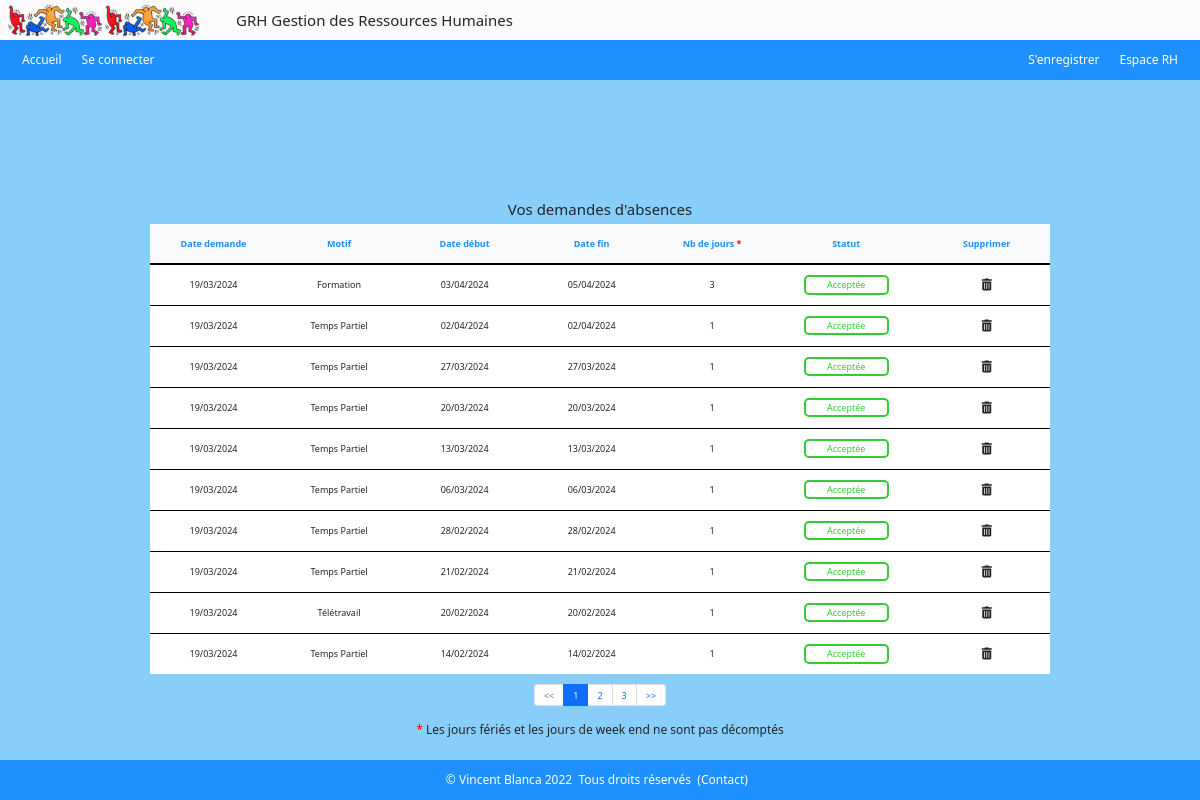
Screenshot of /index.php?action=consultDemAbs (signed in) with the database file from the repository.
### tables this page shows
CREATE TABLE IF NOT EXISTS `demande_absence` (
  `demabsid` int NOT NULL AUTO_INCREMENT,
  `date_dem` date NOT NULL,
  `date_deb` date NOT NULL,
  `date_fin` date NOT NULL,
  `annee` year NOT NULL,
  `nb_j` int NOT NULL,
  `etat` varchar(50) NOT NULL,
  `empid` int UNSIGNED NOT NULL,
  `typeid` int NOT NULL,
  PRIMARY KEY (`demabsid`),
  KEY `empid` (`empid`),
  KEY `typeid` (`typeid`)
);

CREATE TABLE IF NOT EXISTS `type_conge` (
  `id` int NOT NULL AUTO_INCREMENT,
  `libelle` varchar(50) NOT NULL,
  PRIMARY KEY (`id`)
);

### controlers/controler_consult_dem_abs.php (called while the page is built, shortened)
<?php
require ('./models/model_consult_dem_abs.php');
function consultDemAbs()
{
    $id = $_SESSION['id'];
    $req_dem_abs = getDemAbsUser($id);
    $dem_abs = $req_dem_abs->fetchAll(PDO::FETCH_ASSOC);
    if(isset($_GET['page']) && !empty($_GET['page'])) {
        $page = $_GET['page'];
    } else {
        $page = 1;
    }
    $nbLignesPage = 10;
    $nbLignes     = count($dem_abs);
    $mapage = new Pagination($page);
    $mapage->setNbPages($nbLignesPage, $nbLignes);
    $mapage->setRecords($nbLignes);
    $mapage->setNbLignesPages($nbLignesPage);
    require('./views/view_consult_dem_abs.php');
}

### models/model_consult_dem_abs.php (called while the page is built, shortened)
<?php
function getDemAbsUser($id)
{
    $bdd = $GLOBALS['bdd'];
    $req_dem_abs = $bdd->prepare("SELECT * FROM demande_absence da, type_conge tc WHERE empid =:empid AND da.typeid = tc.id ORDER BY da.date_deb DESC");
    $req_dem_abs->execute(
        [
            'empid' => $id,
        ]
    );
    return $req_dem_abs;
}

### classes/pagination.class.php (called while the page is built, shortened)
<?php
class Pagination
{
    public $nbpages;
    public $nblignespages;
    public $page;
    public function __construct(int $page)
    {
        $this->page = $page;
    }
    public function getPage() : int
    {
        return $this->page;
    }
    public function getNbPages() : int
    {
        return $this->nbpages;
    }
    public function setRecords(int $nbrecords)
    {
        $this->nbrecords = $nbrecords;
    }
    public function setNbLignesPages(int $nblignespages)
    {
        $this->nblignespages = $nblignespages;
    }
    public function setNbPages(int $nblignespages, int $nbrecords)
    {
        $this->nbpages = ceil($nbrecords / $nblignespages);
    }
    public function nextPage() : Pagination
    {
        $page = $this->page + 1;
        $nbpages = $this->nbpages;
        $next_page = new Pagination($page);
        return $next_page;
    }
    public function previousPage() : Pagination
    {
        $page = $this->page - 1;
        if ($page < 1) {
            $page = 1;
        }
        $next_page = new Pagination($page);
        return $next_page;
    }
    public function firstLine() : int
    {
        $firstLine = ($this->page - 1) * $this->nblignespages;
        return $firstLine;
    }
    public function lastLine() : int
    {
        $lastLine = ($this->page * $this->nblignespages) - 1;
        return $lastLine;
    }
}

### includes/inc_functions.php (called while the page is built, shortened)
<?php
function inverseDate($date)
{
    $tab = list($annee, $mois, $jour) = explode("-", $date);
    $date_inverse = $jour . "-" . $mois . "-" . $annee;
    return $date_inverse;
}
function formatDate($date) {
    $tab = list($jour, $mois, $annee) = explode("-", $date);
    $date_format = $jour . "/" . $mois . "/" . $annee;
    return $date_format;
}

### views/view_consult_dem_abs.php (the view, shortened to what this page needs)
<?php
require ('./includes/header.php');
?>
<div class="register">
    <h5>Vos demandes d'absences</h5>
        <table class="tableau">
            <thead>
                <tr>
                    <th>Date demande</th>
                    <th>Motif</th>
                    <th>Date début</th>
                    <th>Date fin</th>
                    <th>Nb de jours&nbsp;<span>*</span></th>
                    <th>Statut</th>
                    <th>Supprimer</th>
                </tr>
            </thead>
            <tbody>
                <?php if($dem_abs) :
                    for ($i=$mapage->firstLine(); $i <= $mapage->lastLine(); $i++) : ?>
                        <tr>
                            <td><?= formatDate(inverseDAte($dem_abs[$i]['date_dem'])) ?></td>
                            <td><?= $dem_abs[$i]['libelle'] ?></td>
                            <td><?= formatDate(inverseDAte($dem_abs[$i]['date_deb'])) ?></td>
                            <td><?= formatDate(inverseDAte($dem_abs[$i]['date_fin'])) ?></td>
                            <td><?= $dem_abs[$i]['nb_j'] ?></td>
                            <td><span class="<?= ($dem_abs[$i]['etat'] == 'En attente') ? 'attente' : (($dem_abs[$i]['etat'] == 'Acceptée' ? 'acceptee' : 'refusee')) ?>" ><?= $dem_abs[$i]['etat'] ?></span></td>
                            <form action="index.php?action=consultDemAbs" method="post">
                                <td><button type="submit" name="submit" class="btn btn-edit"><i class="fa fa-trash"></i></button></td>
                            </form>
                        </tr>
                    <?php
                    endfor;
                else : ?>
                    <tr><td colspan='7' style="color: white; background-color: dodgerblue; height: 40px;">Aucune demande à ce jour</td></tr>
                <?php
                endif;
                ?>
            </tbody>
        </table>
        <div class="pageform">
            <ul class="pagination">
                <li class="page-item <?= ($mapage->getPage() == 1) ? "disabled" : "" ?>">
                    <a href="index.php?action=consultDemAbs&page=<?= $mapage->previousPage()->getPage() ?>" class="page-link"><<</a>
                </li>
                <?php for ($i = 1; $i <= $mapage->getNbPages(); $i++) : ?>
                    <li class="page-item <?= ($mapage->getPage() == $i) ? "active" : "" ?>">
                        <a href="index.php?action=consultDemAbs&page=<?= $i ?>" class="page-link"><?= $i ?></a>
                    </li>
                <?php endfor; ?>
                <li class="page-item <?= ($mapage->getPage() == $mapage->getNbPages()) ? "disabled" : "" ?>">
                    <a href="index.php?action=consultDemAbs&page=<?= $mapage->nextPage()->getPage() ?>" class="page-link">>></a>
                </li>
            </ul>
        </div>
    <h6 class="champs"><span>*</span>&nbsp;Les jours fériés et les jours de week end ne sont pas décomptés</h6>
</div>
<?php
 require('./includes/footer.php');
?>

### css/monstyle.css (style rules this page uses)
html, body { margin:0; padding:0; height:100%; }
body { background-color: #fcfafb; }
.register { height: calc(100% - 240px); background-color: #fcfafb; }
.register { display: flex; padding-top: 50px; align-items: center; flex-direction: column; }
span { color : red; }
.register>.tableau { width: calc(100% - 900px); background-color: white; }
tbody { text-align: center; }
.tableau>thead { color: dodgerblue; text-align: center; }
.tableau>thead>tr { background-color: #f8f9fa; border-bottom : 2px solid black; height: 40px; }
.tableau>tbody>tr { height: 41px; border-bottom: 1px solid black; }
.tableau>tbody>tr:last-child { border-bottom: none; }
.tableau>tbody>tr>td { width: 340px; }
.btn { background-color: unset; }
.pageform { margin-top: 10px; }
span.attente,span.acceptee, span.refusee { border-radius: 5px 5px; padding: 1px; text-align: center; display: inline-block; width: 85px; }
span.acceptee { border: 2px solid limegreen; color: limegreen; }
h6.champs { margin-top: 5px; }

### css/laptop.css (style rules this page uses)
html, body, div.register, div.registration, div.civilite { font-size: 0.75rem; }
div.register { height: calc(100% - 120px); background-color:lightskyblue; }
h6.champs, h6.lien_form { margin-top: 5px; }
div.register>.tableau { width: 900px; }

### rows the page displays
demande_absence: date_dem "19/03/2024", typeid.libelle "Formation", date_deb "03/04/2024", date_fin "05/04/2024", nb_j "3", etat "Acceptée"
demande_absence: date_dem "19/03/2024", typeid.libelle "Temps Partiel", date_deb "02/04/2024", date_fin "02/04/2024", nb_j "1", etat "Acceptée"
demande_absence: date_dem "19/03/2024", typeid.libelle "Temps Partiel", date_deb "27/03/2024", date_fin "27/03/2024", nb_j "1", etat "Acceptée"
demande_absence: date_dem "19/03/2024", typeid.libelle "Temps Partiel", date_deb "20/03/2024", date_fin "20/03/2024", nb_j "1", etat "Acceptée"
demande_absence: date_dem "19/03/2024", typeid.libelle "Temps Partiel", date_deb "13/03/2024", date_fin "13/03/2024", nb_j "1", etat "Acceptée"
demande_absence: date_dem "19/03/2024", typeid.libelle "Temps Partiel", date_deb "06/03/2024", date_fin "06/03/2024", nb_j "1", etat "Acceptée"
demande_absence: date_dem "19/03/2024", typeid.libelle "Temps Partiel", date_deb "28/02/2024", date_fin "28/02/2024", nb_j "1", etat "Acceptée"
demande_absence: date_dem "19/03/2024", typeid.libelle "Temps Partiel", date_deb "21/02/2024", date_fin "21/02/2024", nb_j "1", etat "Acceptée"
demande_absence: date_dem "19/03/2024", typeid.libelle "Télétravail", date_deb "20/02/2024", date_fin "20/02/2024", nb_j "1", etat "Acceptée"
demande_absence: date_dem "19/03/2024", typeid.libelle "Temps Partiel", date_deb "14/02/2024", date_fin "14/02/2024", nb_j "1", etat "Acceptée"
